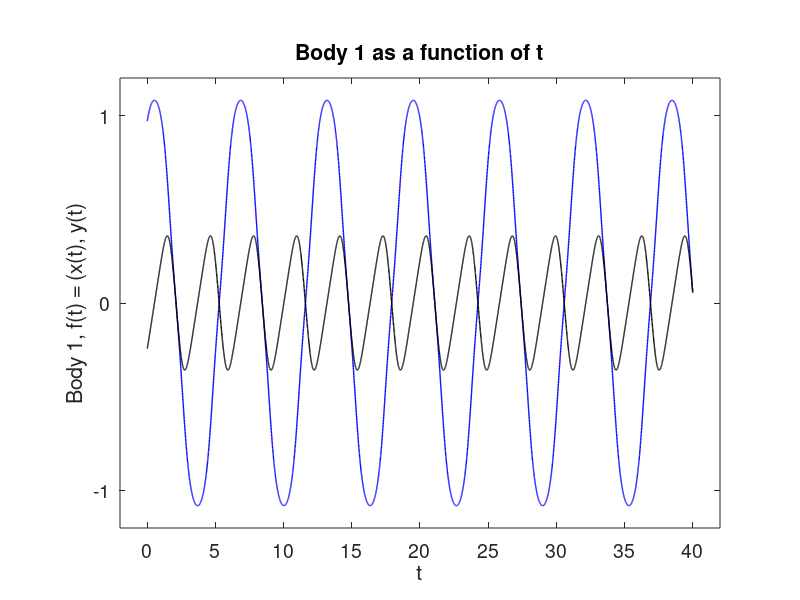

Here is the MATLAB script that generated this plot: (Note: this script raises an error after producing the figure.)
% This code reads in the data file generated by calc_3body.m.
% Then it plots the trajectories of three bodies.
%
clear
figure(3);
clf reset
%
load data_3body
%
set(gcf,'position',[100,100,500,500])
axes('position',[0.15,0.12,0.75,0.75])
plot(t,w(:,1),'b-','linewidth',1.0)
hold on
plot(t,w(:,2),'k-','linewidth',1.0)
%
set(gca,'fontsize',14)
axis([-2,42,-1.2,1.2])
set(gca,'xtick',[0:5:40])
set(gca,'ytick',[-2:1:2])
xlabel('t')
ylabel('Body 1, f(t) = (x(t), y(t)')
title('Body 1 as a function of t')
legend('x_1(t), x_1 - coordinate','y_1(t), y_1 - coordinate',2)
